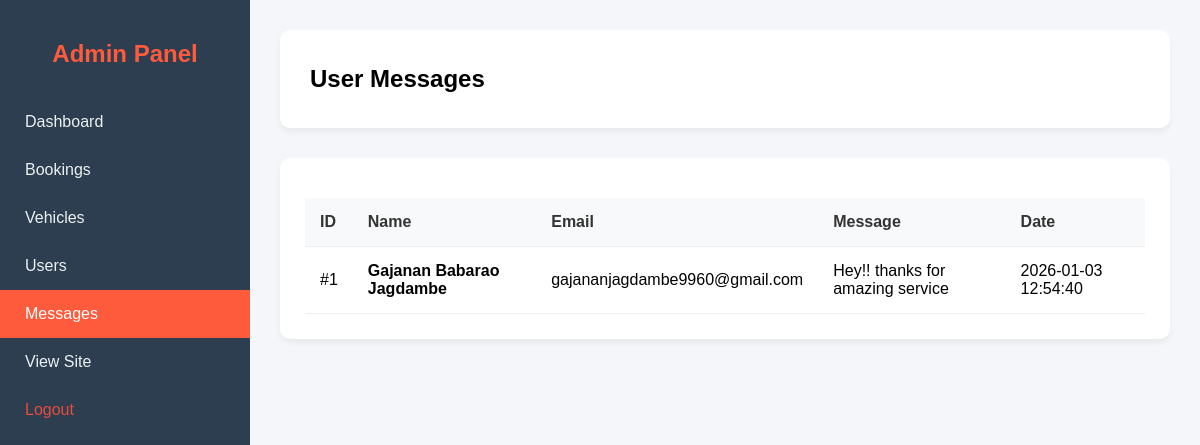
The page /pages/admin/messages.php (signed in) on the database its author committed.
### tables this page shows
CREATE TABLE contact_messages (
    id INTEGER PRIMARY KEY AUTOINCREMENT,
    name TEXT,
    email TEXT,
    message TEXT,
    created_at DATETIME DEFAULT CURRENT_TIMESTAMP
);

### pages/admin/messages.php (the view, shortened to what this page needs)
<?php
include '../../config/db.php';
?>
<!DOCTYPE html>
<html lang="en">
<head>
    <link rel="stylesheet" href="../../assets/css/admin.css">
</head>
<body>
    <?php include 'sidebar.php'; ?>
    <div class="admin-content">
        <div class="admin-topbar">
            <h2>User Messages</h2>
        </div>
        <div class="admin-table-container">
            <table class="admin-table">
                <thead>
                    <tr>
                        <th>ID</th>
                        <th>Name</th>
                        <th>Email</th>
                        <th>Message</th>
                        <th>Date</th>
                    </tr>
                </thead>
                <tbody>
                    <?php
                    $stmt = $conn->query("SELECT * FROM contact_messages ORDER BY created_at DESC");
                    while ($row = $stmt->fetch(PDO::FETCH_ASSOC)) {
                        echo "<tr>";
                        echo "<td>#{$row['id']}</td>";
                        echo "<td><strong>{$row['name']}</strong></td>";
                        echo "<td>{$row['email']}</td>";
                        echo "<td>" . htmlspecialchars($row['message']) . "</td>";
                        echo "<td>{$row['created_at']}</td>";
                        echo "</tr>";
                    }
                    ?>
                </tbody>
            </table>
        </div>
    </div>
</body>
</html>

### assets/css/admin.css (style rules this page uses)
:root { --sidebar-width: 250px; --header-height: 60px; --primary-color: #fe5b3d; --secondary-color: #2c3e50; --text-light: #ecf0f1; --bg-light: #f4f6f9; }
body { background-color: var(--bg-light); margin: 0; font-family: 'Poppins', sans-serif; }
.admin-content { margin-left: var(--sidebar-width); padding: 30px; min-height: 100vh; }
.admin-topbar { display: flex; justify-content: space-between; align-items: center; margin-bottom: 30px; background: white; padding: 15px 30px; border-radius: 10px; box-shadow: 0 4px 6px rgba(0, 0, 0, 0.05); }
.admin-table-container { background: white; padding: 25px; border-radius: 10px; box-shadow: 0 4px 6px rgba(0, 0, 0, 0.05); }
table.admin-table { width: 100%; border-collapse: collapse; margin-top: 15px; }
table.admin-table th, table.admin-table td { padding: 15px; text-align: left; border-bottom: 1px solid #eee; }
table.admin-table th { background-color: #f8f9fa; color: #333; font-weight: 600; }

### rows shown on the page
contact_messages: id "1", name "Gajanan Babarao Jagdambe", email "gajananjagdambe9960@gmail.com", message "Hey!! thanks for amazing service", created_at "2026-01-03 12:54:40"
